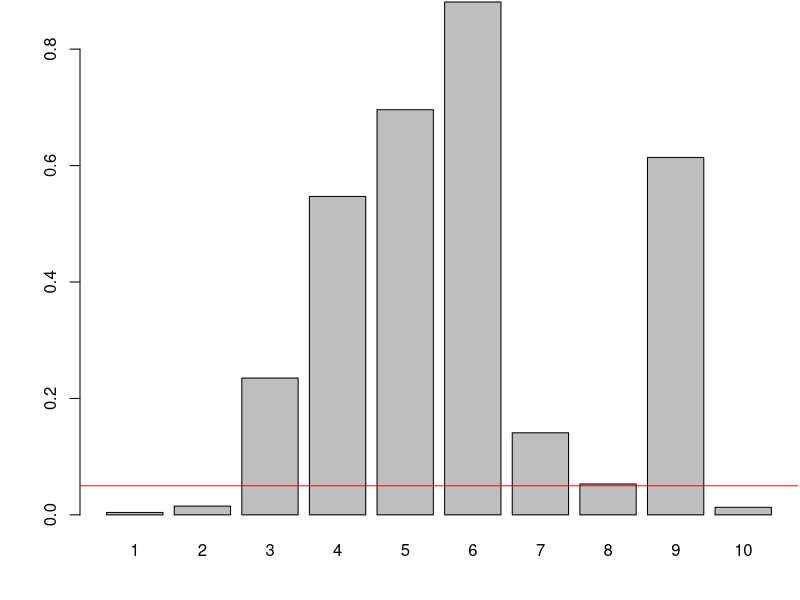

Write R code to recreate this figure.
## ---- chunk 1
knitr::opts_chunk$set(tidy = TRUE)
## ---- chunk 2
# set the alpha level
a = 0.05
# read the P-values
p = scan('01-hwk5_q1.txt')
p  # print them
par(mar = c(4, 4, .1, .1))
barplot(p, names.arg = seq_along(p))
abline(h = a, col = 'red')
## ---- chunk 3
#' @param pv a vector of P-values
#' @param alpha the alpha level
#' @return the indices of the genes
p_bonferroni = function(pv, alpha = 0.05) {
  m = length(pv)
  c = alpha/m
  which(pv <= c)
}
p_bonferroni(p)
p_holm = function(...) {
  ...
}
p_BH = function(...) {
  ...
}
## ---- chunk 4
(p1 = p.adjust(p, method = 'bonferroni'))
(p2 = p.adjust(p, method = 'holm'))
(p3 = p.adjust(p, method = 'BH'))
## ---- chunk 5
#' @param i the indices of genes
gene_list = function(i) {
  if (is.logical(i)) {
    i = which(i)
  }
  n = length(i)
  text = if (n <= 1) {
    i
  } else if (n == 2) {
    paste(i[1], i[2], sep = ' and ')
  } else {
    paste(i, rep(c(', ', ', and ', ''), c(n - 2, 1, 1)), sep = '', collapse = '')
  }
  paste('the', ifelse(n <= 1, 'gene', 'genes'), text)
}
# test this little function
gene_list(1)
gene_list(c(1, 3))
gene_list(1:10)
gene_list(c(TRUE, FALSE, FALSE, TRUE, TRUE))
